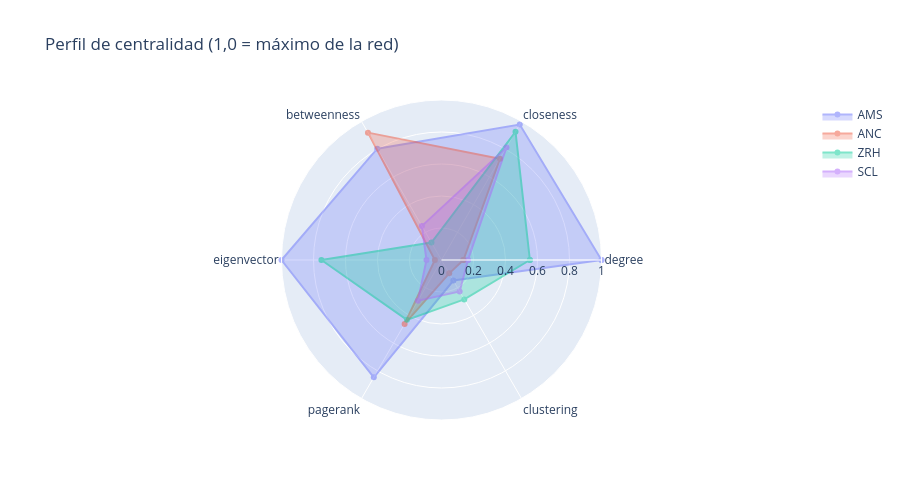

The notebook cell saved with this chart:
### Code cell
# Perfil radar de 4 actores relevantes para la pregunta: un coordinador, un puente, uno con status y Santiago.
# Cada medida se divide por su máximo en la red: 1,0 = el aeropuerto más central en esa medida.
medidas = ["degree", "closeness", "betweenness", "eigenvector", "pagerank", "clustering"]
actores = ["AMS", "ANC", "ZRH", "SCL"]
norm = df_nodos[medidas] / df_nodos[medidas].max()

fig = go.Figure()
for a in actores:
    fila = norm[df_nodos["etiqueta"] == a].iloc[0]
    fig.add_trace(go.Scatterpolar(
        r=list(fila.values) + [fila.values[0]],             # repetimos el primer valor para cerrar el polígono
        theta=medidas + [medidas[0]], fill="toself", name=a, opacity=0.5))
fig.update_layout(polar=dict(radialaxis=dict(range=[0, 1])), title="Perfil de centralidad (1,0 = máximo de la red)", height=500)
fig.show()

norm[df_nodos["etiqueta"].isin(actores)].assign(aeropuerto=df_nodos["etiqueta"]).set_index("aeropuerto").round(2)

### Figure 1 — Plotly figure (JSON) as saved in the notebook; plotly's stock layout.template omitted (floating-point values rounded to 4 significant figures)
{"data": [{"fill": "toself", "name": "AMS", "opacity": 0.5, "r": [1, 0.978, 0.8033, 1, 0.8464, 0.1483, 1], "theta": ["degree", "closeness", "betweenness", "eigenvector", "pagerank", "clustering", "degree"], "type": "scatterpolar"}, {"fill": "toself", "name": "ANC", "opacity": 0.5, "r": [0.1371, 0.7309, 0.9192, 0.04125, 0.4612, 0.09626, 0.1371], "theta": ["degree", "closeness", "betweenness", "eigenvector", "pagerank", "clustering", "degree"], "type": "scatterpolar"}, {"fill": "toself", "name": "ZRH", "opacity": 0.5, "r": [0.5524, 0.9253, 0.1256, 0.7506, 0.432, 0.2847, 0.5524], "theta": ["degree", "closeness", "betweenness", "eigenvector", "pagerank", "clustering", "degree"], "type": "scatterpolar"}, {"fill": "toself", "name": "SCL", "opacity": 0.5, "r": [0.1653, 0.8121, 0.2453, 0.09383, 0.294, 0.2268, 0.1653], "theta": ["degree", "closeness", "betweenness", "eigenvector", "pagerank", "clustering", "degree"], "type": "scatterpolar"}], "layout": {"height": 500, "polar": {"radialaxis": {"range": [0, 1]}}, "title": {"text": "Perfil de centralidad (1,0 = máximo de la red)"}}}
